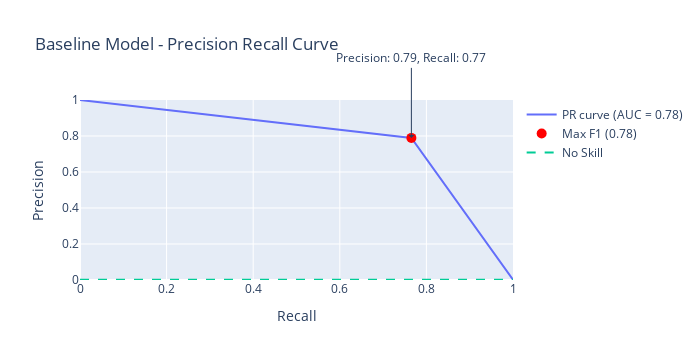
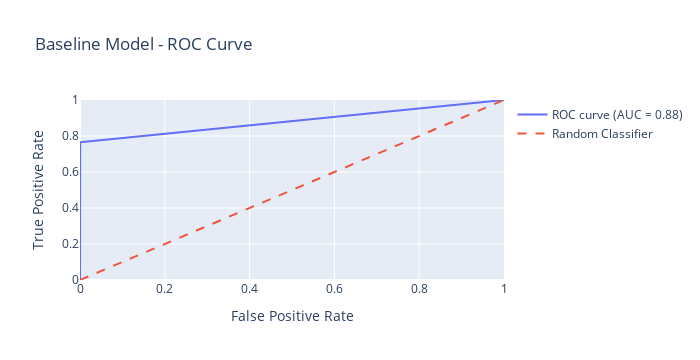

Notebook cell for these charts, in order:
### Code cell
model_diagnostics(model_analysis_df, title="Baseline Model")
# delete_file()

### Figure 1 — Plotly figure (JSON) as saved in the notebook; plotly's stock layout.template omitted (floating-point values rounded to 4 significant figures)
{"data": [{"mode": "lines", "name": "PR curve (AUC = 0.78)", "type": "scatter", "x": [1, 0.7653, 0], "y": [0.00172, 0.7895, 1]}, {"marker": {"color": "Red", "size": 10}, "mode": "markers", "name": "Max F1 (0.78)", "type": "scatter", "x": [0.7653], "y": [0.7895]}, {"line": {"dash": "dash"}, "mode": "lines", "name": "No Skill", "type": "scatter", "x": [0, 1], "y": [0.00172, 0.00172]}], "layout": {"annotations": [{"arrowhead": 1, "ax": 0, "ay": -80, "showarrow": true, "text": "Precision: 0.79, Recall: 0.77", "x": 0.7653, "y": 0.7895}], "autosize": false, "height": 360, "title": {"text": "Baseline Model - Precision Recall Curve"}, "width": 700, "xaxis": {"autorange": true, "range": [0, 1], "title": {"text": "Recall"}, "type": "linear"}, "yaxis": {"range": [0, 1], "title": {"text": "Precision"}, "type": "linear"}}}

### Figure 2 — Plotly figure (JSON) as saved in the notebook; plotly's stock layout.template omitted (floating-point values rounded to 4 significant figures)
{"data": [{"mode": "lines", "name": "ROC curve (AUC = 0.88)", "type": "scatter", "x": [0, 0.0003517, 1], "y": [0, 0.7653, 1]}, {"line": {"dash": "dash"}, "mode": "lines", "name": "Random Classifier", "type": "scatter", "x": [0, 1], "y": [0, 1]}], "layout": {"autosize": false, "height": 360, "title": {"text": "Baseline Model - ROC Curve"}, "width": 700, "xaxis": {"autorange": true, "range": [0, 1], "title": {"text": "False Positive Rate"}, "type": "linear"}, "yaxis": {"range": [0, 1], "title": {"text": "True Positive Rate"}, "type": "linear"}}}
